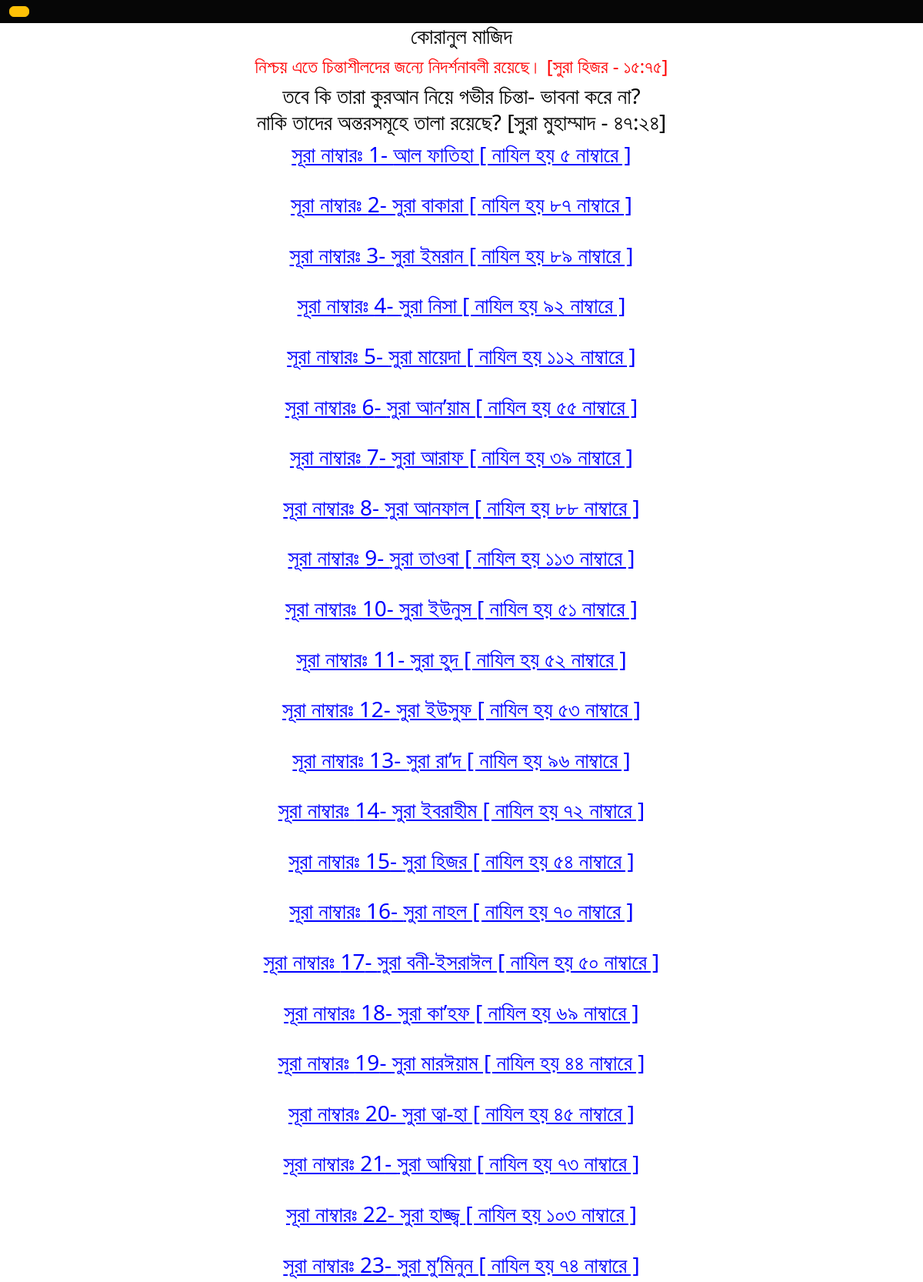
The page / (upper part) on the database its author committed.
### qcomapp/models.py (models this page shows, shortened)
class Sura(models.Model):
    number = models.IntegerField()
    name = models.CharField(max_length=100)

### qcomapp/views.py (the view)
# urls.py: path('', views.home, name='home'),
def home(request):
    suras = Sura.objects.all()
    return render(request, 'home.html', {'suras': suras})

### templates/home.html (shortened to what this page needs)
{% load static %}
<!DOCTYPE html>
<html>
<head>
   <link href="https://cdn.jsdelivr.net/npm/bootstrap@5.2.0/dist/css/bootstrap.min.css" rel="stylesheet">
</head>
<body>
      <nav class="navbar sticky-top navbar-light-bg-light" style="background-color: #060606;">
        <div class="container-fluid">
 <a class="btn btn-warning w-20  btn"style="" href=" "> </a>
</div>
</nav>
  {% block content %}
    <h3> কোরানুল মাজিদ  </h3>
    <h4> নিশ্চয় এতে চিন্তাশীলদের জন্যে নিদর্শনাবলী রয়েছে। [সুরা হিজর - ১৫:৭৫]  </h4>
    <h3>  তবে কি তারা কুরআন নিয়ে গভীর চিন্তা- ভাবনা করে না?<br> নাকি তাদের অন্তরসমূহে তালা রয়েছে? [সুরা মুহাম্মাদ - ৪৭:২৪] </h3>
    {% for sura in suras %}
    <h3><a href="{% url 'sura_view' sura.number %}"> সূরা নাম্বারঃ {{ sura.number }}-  {{ sura.name }}</a></h3><br>
    {% endfor %}
</body>
{% endblock %}
</html>

### templates/home.html (style rules this page uses)
h3 { text-align: center; margin-left:0px; color:black; }
h4 { text-align: center; margin-left:0px; color:Red; }
a { text-align: center; color:blue; }

### rows shown on the page
Sura: number "1", name "আল ফাতিহা [ নাযিল হয় ৫ নাম্বারে ]"
Sura: number "2", name "সুরা বাকারা [ নাযিল হয় ৮৭ নাম্বারে ]"
Sura: number "3", name "সুরা ইমরান [ নাযিল হয় ৮৯ নাম্বারে ]"
Sura: number "4", name "সুরা নিসা [ নাযিল হয় ৯২ নাম্বারে ]"
Sura: number "5", name "সুরা মায়েদা [ নাযিল হয় ১১২ নাম্বারে ]"
Sura: number "6", name "সুরা আন’য়াম [ নাযিল হয় ৫৫ নাম্বারে ]"
Sura: number "7", name "সুরা আরাফ [ নাযিল হয় ৩৯ নাম্বারে ]"
Sura: number "8", name "সুরা আনফাল [ নাযিল হয় ৮৮ নাম্বারে ]"
Sura: number "9", name "সুরা তাওবা [ নাযিল হয় ১১৩ নাম্বারে ]"
Sura: number "10", name "সুরা ইউনুস [ নাযিল হয় ৫১ নাম্বারে ]"
Sura: number "11", name "সুরা হুদ [ নাযিল হয় ৫২ নাম্বারে ]"
Sura: number "12", name "সুরা ইউসুফ [ নাযিল হয় ৫৩ নাম্বারে ]"
Sura: number "13", name "সুরা রা’দ [ নাযিল হয় ৯৬ নাম্বারে ]"
Sura: number "14", name "সুরা ইবরাহীম [ নাযিল হয় ৭২ নাম্বারে ]"
Sura: number "15", name "সুরা হিজর [ নাযিল হয় ৫৪ নাম্বারে ]"
Sura: number "16", name "সুরা নাহল [ নাযিল হয় ৭০ নাম্বারে ]"
Sura: number "17", name "সুরা বনী-ইসরাঈল [ নাযিল হয় ৫০ নাম্বারে ]"
Sura: number "18", name "সুরা কা’হফ [ নাযিল হয় ৬৯ নাম্বারে ]"
Sura: number "19", name "সুরা মারঈয়াম [ নাযিল হয় ৪৪ নাম্বারে ]"
Sura: number "20", name "সুরা ত্বা-হা [ নাযিল হয় ৪৫ নাম্বারে ]"
Sura: number "21", name "সুরা আম্বিয়া [ নাযিল হয় ৭৩ নাম্বারে ]"
Sura: number "22", name "সুরা হাজ্জ্ব [ নাযিল হয় ১০৩ নাম্বারে ]"
Sura: number "23", name "সুরা মু’মিনুন [ নাযিল হয় ৭৪ নাম্বারে ]"
